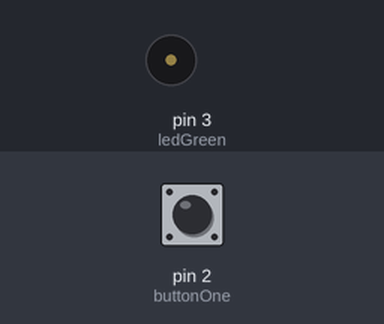
This sketch was run on a simulated Arduino Uno, built with avr-gcc and run on an emulated ATmega328P. Shown: buzzer (waves = sounding). The test bench sets the inputs (shaded band); at power-on: pin 2 (buttonOne) HIGH. What the sketch prints to the serial monitor is not drawn.

Above: at 1.2 s.
1.3 s: pin 2 (buttonOne) pulled LOW for 0.15 s
At 1.53 s:
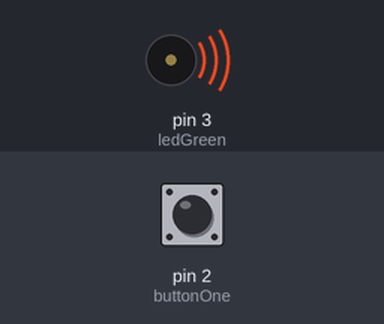
Timing chart, 0 to 10.3 s (numbered marks = the images above; inputs shaded):
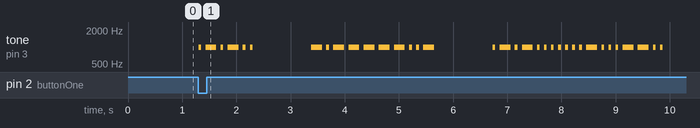

The sketch:

serial.ino
```cpp
static int buttonOne = 2;
static int ledGreen = 3;
static int inBetween = 1000;
static int espacio = 80;
static int rayaVal = 200;
static int puntoVal = 50;

void punto (){
  tone(ledGreen, 1000);
  delay(puntoVal);
  noTone(ledGreen);
  delay(espacio);
}

void raya (){
  tone(ledGreen, 1000);
  delay(rayaVal);
  noTone(ledGreen);
  delay(espacio);
}


void setup() {
  // put your setup code here, to run once:
  Serial.begin(9600);
  pinMode(buttonOne,INPUT_PULLUP);
  pinMode(ledGreen, OUTPUT);
}

void loop() {
  // put your main code here, to run repeatedly:
  Serial.println(digitalRead(buttonOne));
  if (digitalRead(buttonOne) == LOW) {
    punto();
    raya();
    punto();
    raya();
    punto();
    punto();
    delay(inBetween);

    raya();
    punto();
    raya();
    raya();
    raya();
    raya();
    raya();
    punto();
    punto();
    raya();
    delay(inBetween);

    punto();
    raya();
    punto();
    raya();
    punto();
    punto();
    punto();
    punto();
    punto();
    punto();
    punto();
    raya();
    punto();
    punto();
    punto();
    raya();
    raya();
    punto();
    punto();
  }

}
```

Measured:
- after the input at 1.3 s, tone on pin 3 (ledGreen): plays 1000 Hz for 0.05 s, 1000 Hz for 0.20 s, 1000 Hz for 0.05 s, 1000 Hz for 0.20 s, 1000 Hz for 0.05 s, 1000 Hz for 0.05 s … (35 notes in this stretch), starting at once
